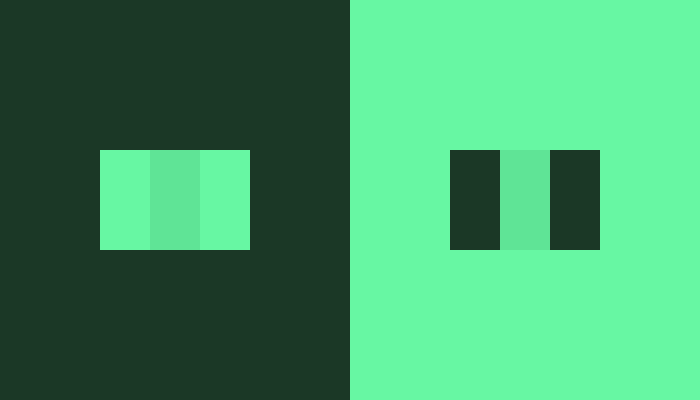
Frame 1 (no input)
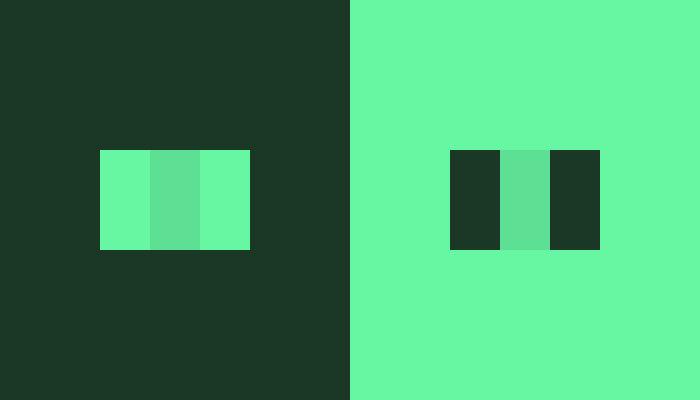
Frame 60 (the mouse pressed at the canvas centre just before this capture)
Frame 120 (the mouse held since frame 60 and released just before this capture): identical to frame 60, image omitted

The Processing sketch that drew these frames (run headless with seeded random() and noise(); from frame 60 on, the mouse is pressed at the canvas centre):

// Processing sketch: RemoteControls
// ── RemoteControls.pde
color c1, c2;
int sqwidth, sqheight, a, x, y;
float b,yp;
void setup(){
  size(700,400);
  c1 = color(27, 56, 38);
  c2 = color(103, 247, 163);
  sqwidth =50;
  sqheight = 100;
  a = 500;
  b = 500.0;;
}
void draw(){
  noStroke();
  x = constrain(x,0,100);
  y = constrain(y,sqheight,2*sqheight);
  yp = constrain(yp,0,50);
  pushMatrix();
  fill(c1);
  rect(0,0,width/2,height);
  popMatrix();
  pushMatrix();
  fill(c2);
  rect(width/2,0,width/2,height);
  rect((width/4)-(3*sqwidth/2)- x,(height/2)-(sqheight/2)-yp,sqwidth,y);
  rect((width/4)+(sqwidth/2)+ x,(height/2)-(sqheight/2)-yp,sqwidth,y);
  popMatrix();
  pushMatrix();
  fill(c1);
  rect((3*width/4)-(3*sqwidth/2)-x,(height/2)-(sqheight/2)-yp,sqwidth,y);
  rect((3*width/4)+(sqwidth/2)+x,(height/2)-(sqheight/2)-yp,sqwidth,y);
  popMatrix();
  pushMatrix();
  fill(lerpColor(c2, c1, (((millis()/a)%2==0)?millis()%a:a-millis()%a)/b));
  rect((width/4)-(sqwidth/2),(height/2)-(sqheight/2),sqwidth,sqheight);
  popMatrix();
  pushMatrix();
  fill(lerpColor(c2, c1, (((millis()/a)%2==0)?millis()%a:a-millis()%a)/b));
  rect((3*width/4)-(sqwidth/2),(height/2)-(sqheight/2),sqwidth,sqheight);
  popMatrix();
}
void keyPressed(){
  if(key == CODED){
    if(keyCode == RIGHT){
      x++;
    }else if(keyCode == LEFT){
      x--;
    }else if(keyCode == UP){
      yp+=0.5;
      y++;
    }else if(keyCode == DOWN){
      y--;
      yp-=0.5;
    }
  }
}
